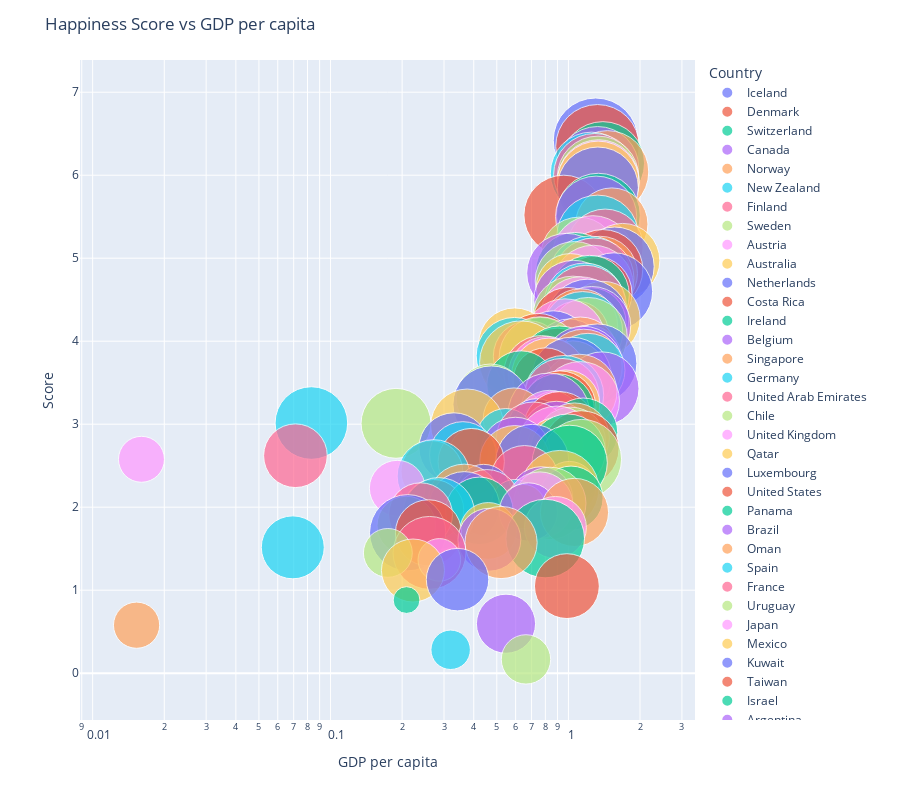
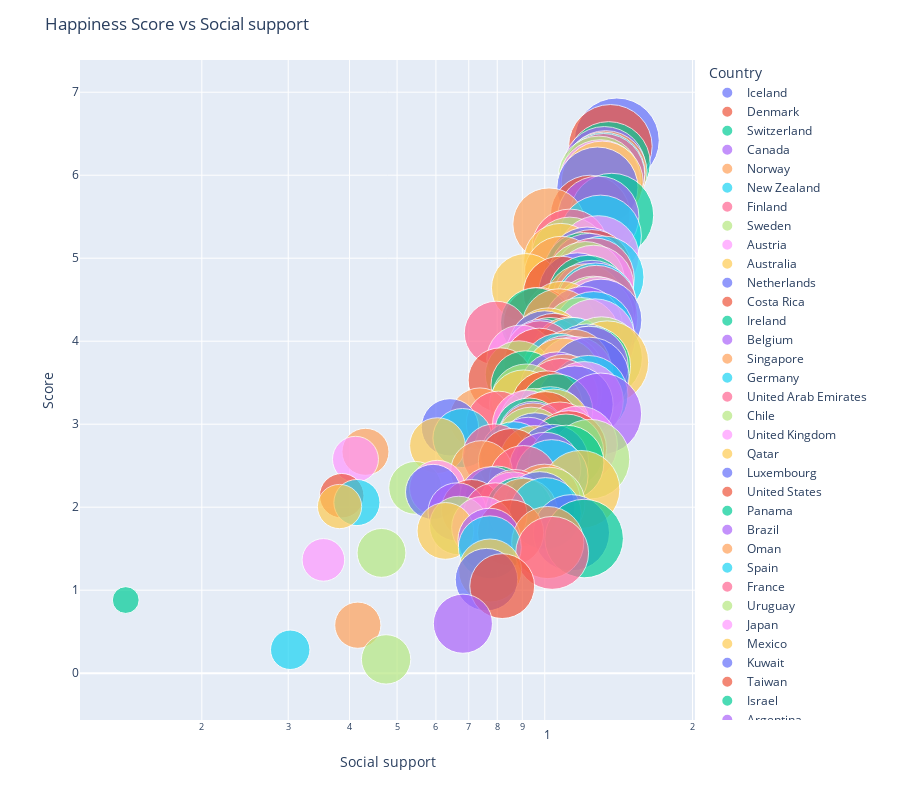
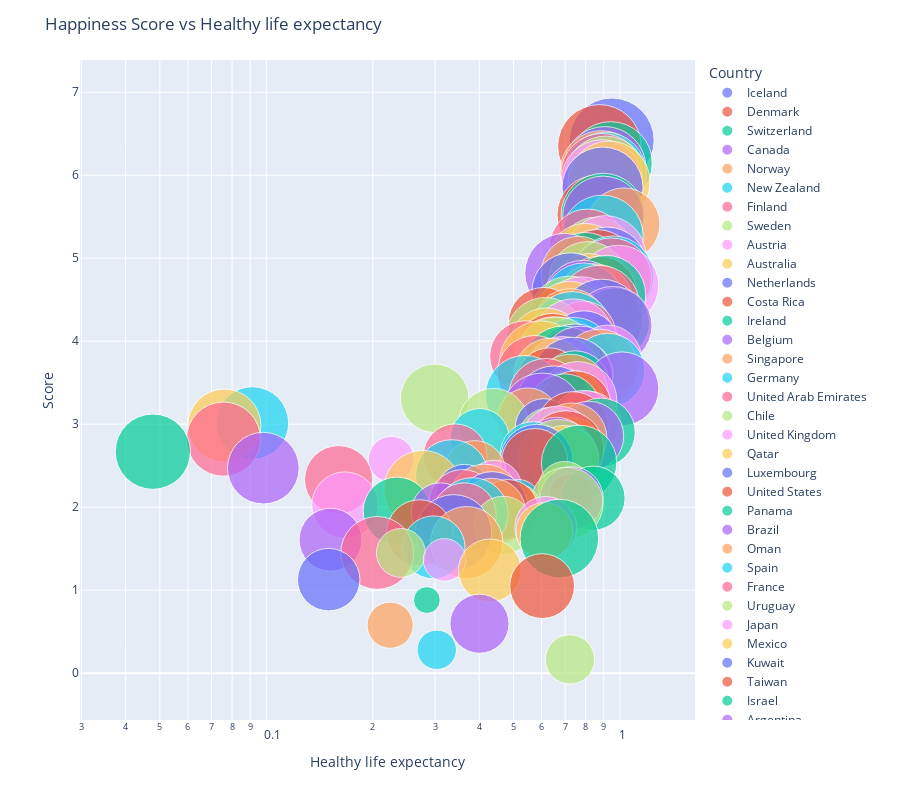
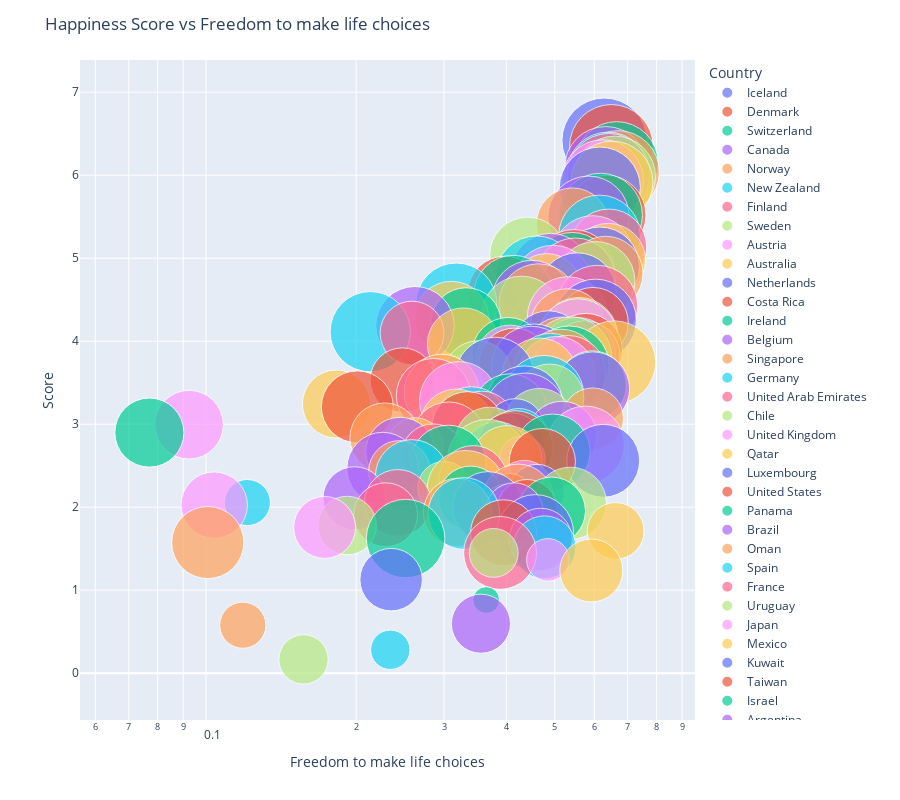

The notebook cell these images were saved under, in order:
### Code cell
column_names = ["GDP per capita",
                "Social support",
                 "Healthy life expectancy",
                 "Freedom to make life choices",
                 "Generosity",
                 "Perceptions of corruption",
                 "Peace index"]
for column in column_names:
    scatter_show(complete_data_2015, column)
